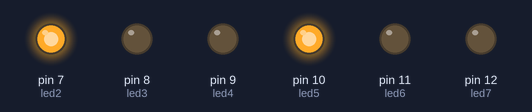
A sketch run on a simulated Arduino Uno, built with avr-gcc and run on an emulated ATmega328P. On the bench: output pins drawn as LEDs (lit = HIGH).

Above: at 0.3 s.
At 1.8 s:
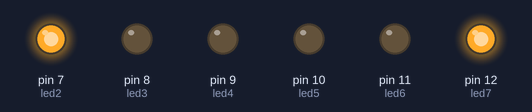
At 3.4 s:
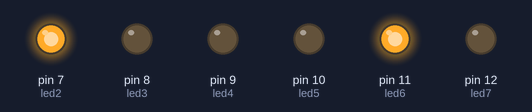
At 6.3 s:
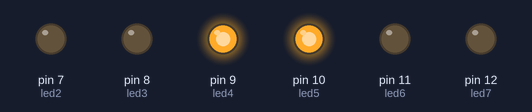
At 7.9 s:
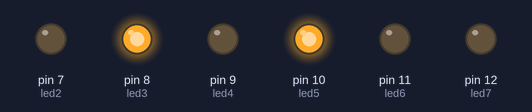
Timing chart, 0 to 11.7 s (numbered marks = the images above):
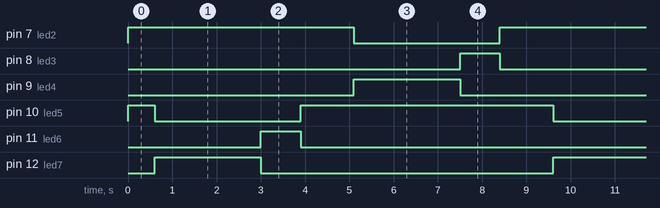

The sketch:

semafor.ino
```cpp
const int led2 = 7;
const int led3 = 8;
const int led4 = 9;
const int led5 = 10;
const int led6 = 11;
const int led7 = 12;
unsigned long vel = 600;
unsigned long vel2 =1200;
unsigned long vel3 = 900;

void setup() {
  // put your setup code here, to run once:

}

void loop() {

   pinMode(led2, OUTPUT);     // definir el pin 7 com una sortida
  pinMode(led3, OUTPUT);     // definir el pin 8 com una sortida
  pinMode(led4, OUTPUT);     // definir el pin 9 com una sortida
  pinMode(led5, OUTPUT);     // definir el pin 10 com una sortida
  pinMode(led6, OUTPUT);     // definir el pin 11 com una sortida
  pinMode(led7, OUTPUT);     // definir el pin 12 com una sortida

  // put your main code here, to run repeatedly:
  digitalWrite(led2, 1);    // posar a 5V el pin 7
  digitalWrite(led3, 0);    // posar a 5V el pin 8
  digitalWrite(led4, 0);    // posar a 5V el pin 9
  digitalWrite(led5,1);    // posar a 5V el pin 10
  digitalWrite(led6, 0);    // posar a 5V el pin 11
  digitalWrite(led7, 0);    // posar a 5V el pin 12

  delay(vel);

    digitalWrite(led2, 1);    // posar a 5V el pin 7
  digitalWrite(led3, 0);    // posar a 5V el pin 8
  digitalWrite(led4, 0);    // posar a 5V el pin 9
  digitalWrite(led5,0);    // posar a 5V el pin 10
  digitalWrite(led6, 0);    // posar a 5V el pin 11
  digitalWrite(led7, 1);    // posar a 5V el pin 12

  delay(vel);

     digitalWrite(led2, 1);    // posar a 5V el pin 7
  digitalWrite(led3, 0);    // posar a 5V el pin 8
  digitalWrite(led4, 0);    // posar a 5V el pin 9
  digitalWrite(led5,0);    // posar a 5V el pin 10
  digitalWrite(led6, 0);    // posar a 5V el pin 11
  digitalWrite(led7, 1);    // posar a 5V el pin 12

  delay(vel);

     digitalWrite(led2, 1);    // posar a 5V el pin 7
  digitalWrite(led3, 0);    // posar a 5V el pin 8
  digitalWrite(led4, 0);    // posar a 5V el pin 9
  digitalWrite(led5,0);    // posar a 5V el pin 10
  digitalWrite(led6, 0);    // posar a 5V el pin 11
  digitalWrite(led7, 1);    // posar a 5V el pin 12

  delay(vel);
     digitalWrite(led2, 1);    // posar a 5V el pin 7
  digitalWrite(led3, 0);    // posar a 5V el pin 8
  digitalWrite(led4, 0);    // posar a 5V el pin 9
  digitalWrite(led5,0);    // posar a 5V el pin 10
  digitalWrite(led6, 0);    // posar a 5V el pin 11
  digitalWrite(led7, 1);    // posar a 5V el pin 12

  delay(vel);
     digitalWrite(led2, 1);    // posar a 5V el pin 7
  digitalWrite(led3, 0);    // posar a 5V el pin 8
  digitalWrite(led4, 0);    // posar a 5V el pin 9
  digitalWrite(led5,0);    // posar a 5V el pin 10
  digitalWrite(led6, 1);    // posar a 5V el pin 11
  digitalWrite(led7, 0);    // posar a 5V el pin 12

  delay(vel3);

     digitalWrite(led2, 1);    // posar a 5V el pin 7
  digitalWrite(led3, 0);    // posar a 5V el pin 8
  digitalWrite(led4, 0);    // posar a 5V el pin 9
  digitalWrite(led5,1);    // posar a 5V el pin 10
  digitalWrite(led6, 0);    // posar a 5V el pin 11
  digitalWrite(led7, 0);    // posar a 5V el pin 12

  delay(vel2);

     digitalWrite(led2, 0);    // posar a 5V el pin 7
  digitalWrite(led3, 0);    // posar a 5V el pin 8
  digitalWrite(led4, 1);    // posar a 5V el pin 9
  digitalWrite(led5,1);    // posar a 5V el pin 10
  digitalWrite(led6, 0);    // posar a 5V el pin 11
  digitalWrite(led7, 0);    // posar a 5V el pin 12

  delay(vel);


     digitalWrite(led2, 0);    // posar a 5V el pin 7
  digitalWrite(led3, 0);    // posar a 5V el pin 8
  digitalWrite(led4, 1);    // posar a 5V el pin 9
  digitalWrite(led5,1);    // posar a 5V el pin 10
  digitalWrite(led6, 0);    // posar a 5V el pin 11
  digitalWrite(led7, 0);    // posar a 5V el pin 12

  delay(vel);


     digitalWrite(led2, 0);    // posar a 5V el pin 7
  digitalWrite(led3, 0);    // posar a 5V el pin 8
  digitalWrite(led4, 1);    // posar a 5V el pin 9
  digitalWrite(led5,1);    // posar a 5V el pin 10
  digitalWrite(led6, 0);    // posar a 5V el pin 11
  digitalWrite(led7, 0);    // posar a 5V el pin 12

  delay(vel);


     digitalWrite(led2, 0);    // posar a 5V el pin 7
  digitalWrite(led3, 0);    // posar a 5V el pin 8
  digitalWrite(led4, 1);    // posar a 5V el pin 9
  digitalWrite(led5,1);    // posar a 5V el pin 10
  digitalWrite(led6, 0);    // posar a 5V el pin 11
  digitalWrite(led7, 0);    // posar a 5V el pin 12

  delay(vel);


     digitalWrite(led2, 0);    // posar a 5V el pin 7
  digitalWrite(led3, 1);    // posar a 5V el pin 8
  digitalWrite(led4, 0);    // posar a 5V el pin 9
  digitalWrite(led5,1);    // posar a 5V el pin 10
  digitalWrite(led6, 0);    // posar a 5V el pin 11
  digitalWrite(led7, 0);    // posar a 5V el pin 12

  delay(vel3);


     digitalWrite(led2, 1);    // posar a 5V el pin 7
  digitalWrite(led3, 0);    // posar a 5V el pin 8
  digitalWrite(led4, 0);    // posar a 5V el pin 9
  digitalWrite(led5,1);    // posar a 5V el pin 10
  digitalWrite(led6, 0);    // posar a 5V el pin 11
  digitalWrite(led7, 0);    // posar a 5V el pin 12

  delay(vel);
}
```

Measured:
- by itself, pin 7 (led2): alternates HIGH for 5.7 s and LOW for 3.3 s
- by itself, pin 8 (led3), pin 11 (led6): alternates HIGH for 0.90 s and LOW for 8.1 s
- by itself, pin 9 (led4), pin 12 (led7): alternates HIGH for 2.4 s and LOW for 6.6 s
- by itself, pin 10 (led5): repeats every 9.0 s: LOW 3.3 s, HIGH 5.7 s
